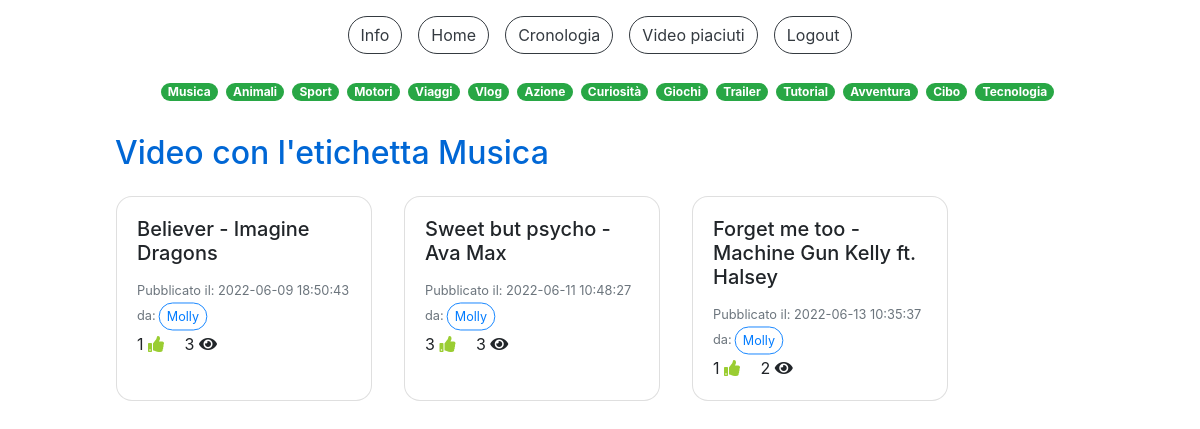
Screenshot of /etichette.php?etichetta=Musica (signed in) with the database file from the repository.
### tables this page shows
CREATE TABLE `etichette` (
  `IdEtichetta` int(11) NOT NULL,
  `NomeEtichetta` varchar(20) NOT NULL
);

CREATE TABLE `categorizzazioni_video` (
  `IdEtichetta` int(11) NOT NULL,
  `IdVideo` int(11) NOT NULL
);

CREATE TABLE `video` (
  `IdVideo` int(11) NOT NULL,
  `Titolo` varchar(100) NOT NULL,
  `SorgenteVideo` varchar(300) NOT NULL,
  `DataPubblicazione` datetime NOT NULL DEFAULT current_timestamp(),
  `NumeroLike` int(11) NOT NULL DEFAULT 0,
  `NumeroVisualizzazioni` int(11) NOT NULL DEFAULT 0,
  `IdAccount` int(11) NOT NULL
);

CREATE TABLE `accounts` (
  `IdAccount` int(11) NOT NULL,
  `Username` varchar(40) NOT NULL,
  `Mail` varchar(40) NOT NULL,
  `Password` varchar(100) NOT NULL,
  `Canale` tinyint(1) NOT NULL,
  `NumeroIscritti` int(11) DEFAULT NULL
);

### etichette.php (the view, shortened to what this page needs)
<!DOCTYPE html>
<html>
<head>
  <link rel="stylesheet" href="css/style.css">
  <link rel="stylesheet" href="css/custom_style.css">
</head>
<body>
  <?php
    include("db.php");
  ?>
  <div class="container-fluid pt-3">
    <div class="row justify-content-center">
      <button type="button" class="btn btn-outline-dark mr-3" onclick="location.href='info.php'">Info</button>
      <button type="button" class="btn btn-outline-dark mr-3" onclick="location.href='home.php'">Home</button>
      <button type="button" class="btn btn-outline-dark mr-3" onclick="location.href='cronologia.php'">Cronologia</button>
      <button type="button" class="btn btn-outline-dark mr-3" onclick="location.href='video_piaciuti.php'">Video piaciuti</button>
      <button type="button" class="btn btn-outline-dark" onclick="location.href='logout.php'">Logout</button>
    </div>
    <div class="row justify-content-center">
      <div id="homePosts" class="col-10">
        <?php
          $sql="SELECT * FROM Etichette";
          $query=$db->prepare($sql);
          $query->execute();
          $ris=$query->fetchAll();
          echo '<div class="row ml-2 mt-4 justify-content-center"><p>';
          foreach($ris as $etichetta) {
            echo '<span onclick="location.href=\'etichette.php?etichetta='.$etichetta["NomeEtichetta"].'\'" class="badge badge-pill badge-success mr-2" style="cursor: pointer">'. $etichetta["NomeEtichetta"] .'</span>';
          }
          echo '</p></div>';
          if(isset($_GET["etichetta"])) {
            echo '<h2 class="titleText mt-3">Video con l\'etichetta '.$_GET["etichetta"].'</h2>
            <div class="row">';
            $sql="SELECT * FROM Categorizzazioni_Video cv, Etichette e, Video v, Accounts a WHERE a.IdAccount=v.IdAccount AND v.IdVideo=cv.IdVideo AND cv.IdEtichetta=e.IdEtichetta AND e.NomeEtichetta LIKE ?";
            $query=$db->prepare($sql);
            $dati=array("%".$_GET["etichetta"]."%");
            $query->execute($dati);
            $ris=$query->fetchAll();
            foreach($ris as $row) {
              $sql="SELECT * FROM Video v, Visualizzazioni vis, Accounts a WHERE v.IdVideo=vis.IdVideo AND a.IdAccount=vis.IdAccount AND vis.IdAccount=? AND vis.IdVideo=?";
              $query=$db->prepare($sql);
              $dati=array($_SESSION["loginID"], $row["IdVideo"]);
              $query->execute($dati);
              $risVis=$query->fetchAll();
              $tempoVis=-1;
              $creator=$row["Username"];
              foreach($risVis as $vis) {
                $tempoVis=$vis["TempoVisualizzazione"];
              }
              echo '<div class="card card-video m-3" style="width: 16rem;">
                      <div class="card-body card-video" onclick="cardOnClick(\''. $row["IdVideo"] .'\',\''. $row["Titolo"] .'\',\''. $row["SorgenteVideo"] .'\',\''. $tempoVis .'\',\''. $creator .'\')">
                        <h5 class="card-title card-video">'. $row["Titolo"] .'</h5>
                        <p class="card-text card-video">
                          <small class="text-muted">Pubblicato il: '. $row["DataPubblicazione"] .'<br>da:<button type="button" class="btn btn-outline-primary btn-sm mini">'. $creator .'</button></small><br>
                          '. $row["NumeroLike"] .' <i class="fa fa-thumbs-up mr-3"></i>
                          '. $row["NumeroVisualizzazioni"] .' <i class="fa fa-eye"></i>
                        </p>
                      </div>
                    </div>';
            }
          }else{
            echo '<h2 class="titleText mt-3">Seleziona un\'etichetta</h2>';
          }
        ?>
        </div>
      </div>
    </div>
  </div>
</body>
</html>

### css/custom_style.css (style rules this page uses)
* { transition: 0.4s; }
div, h2, p { cursor: default; }
.card-video,.card-playlist,.card-post { cursor: pointer; }
.fa-thumbs-up { color: yellowgreen; }
body { height: 100vh; overflow: auto; }
.btn,.form-control,.custom-select { border-radius: 2rem; }
.mini { transform: scale(0.9); }
.card { border-radius: 1rem; }
.titleText { color: #0067d5; }

### rows the page displays
etichette: NomeEtichetta "Musica"
etichette: NomeEtichetta "Animali"
etichette: NomeEtichetta "Sport"
etichette: NomeEtichetta "Motori"
etichette: NomeEtichetta "Viaggi"
etichette: NomeEtichetta "Vlog"
etichette: NomeEtichetta "Azione"
etichette: NomeEtichetta "Curiosità"
etichette: NomeEtichetta "Giochi"
etichette: NomeEtichetta "Trailer"
etichette: NomeEtichetta "Tutorial"
etichette: NomeEtichetta "Avventura"
etichette: NomeEtichetta "Cibo"
etichette: NomeEtichetta "Tecnologia"
categorizzazioni_video: IdVideo.Titolo "Believer - Imagine Dragons", IdVideo.DataPubblicazione "2022-06-09 18:50:43", accounts.Username "Molly", IdVideo.NumeroLike "1", IdVideo.NumeroVisualizzazioni "3"
categorizzazioni_video: IdVideo.Titolo "Sweet but psycho - Ava Max", IdVideo.DataPubblicazione "2022-06-11 10:48:27", accounts.Username "Molly", IdVideo.NumeroLike "3", IdVideo.NumeroVisualizzazioni "3"
categorizzazioni_video: IdVideo.Titolo "Forget me too - Machine Gun Kelly ft. Halsey", IdVideo.DataPubblicazione "2022-06-13 10:35:37", accounts.Username "Molly", IdVideo.NumeroLike "1", IdVideo.NumeroVisualizzazioni "2"

### other values shown
$_GET["etichetta"] "Musica"
